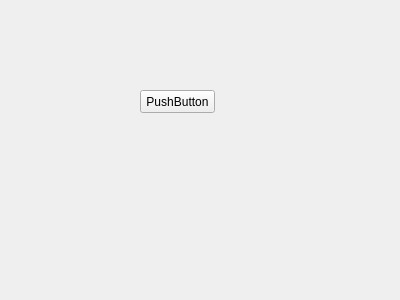
<?xml version="1.0" encoding="UTF-8"?>
<ui version="4.0">
 <class>Form</class>
 <widget class="QWidget" name="Form">
  <property name="geometry">
   <rect>
    <x>0</x>
    <y>0</y>
    <width>400</width>
    <height>300</height>
   </rect>
  </property>
  <property name="windowTitle">
   <string>Form</string>
  </property>
  <widget class="Btn" name="pushButton">
   <property name="geometry">
    <rect>
     <x>140</x>
     <y>90</y>
     <width>75</width>
     <height>23</height>
    </rect>
   </property>
   <property name="text">
    <string>PushButton</string>
   </property>
  </widget>
 </widget>
 <customwidgets>
  <customwidget>
   <class>Btn</class>
   <extends>QPushButton</extends>
   <header>test_signal</header>
   <slots>
    <signal>rightClicked()</signal>
   </slots>
  </customwidget>
 </customwidgets>
 <resources/>
 <connections>
  <connection>
   <sender>pushButton</sender>
   <signal>rightClicked()</signal>
   <receiver>Form</receiver>
   <slot>test_right_click()</slot>
   <hints>
    <hint type="sourcelabel">
     <x>200</x>
     <y>104</y>
    </hint>
    <hint type="destinationlabel">
     <x>252</x>
     <y>110</y>
    </hint>
   </hints>
  </connection>
 </connections>
 <slots>
  <slot>test_right_click()</slot>
 </slots>
</ui>
